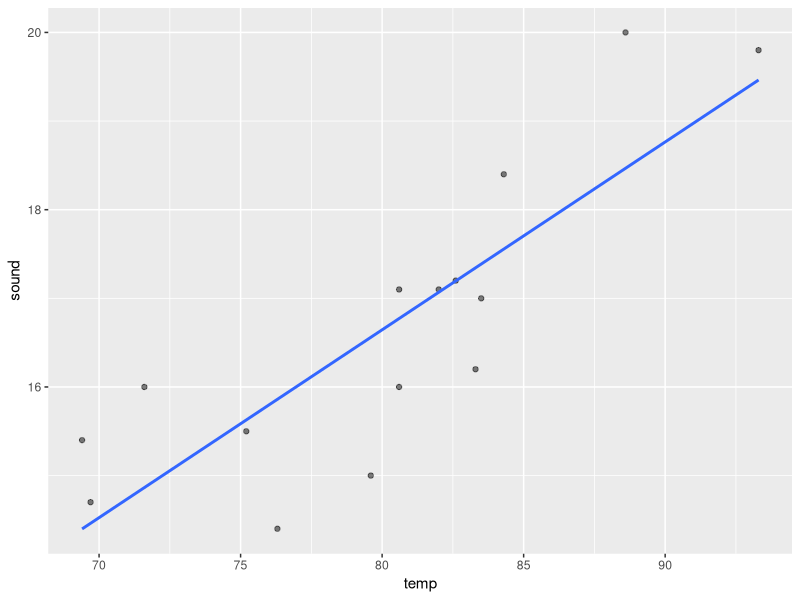
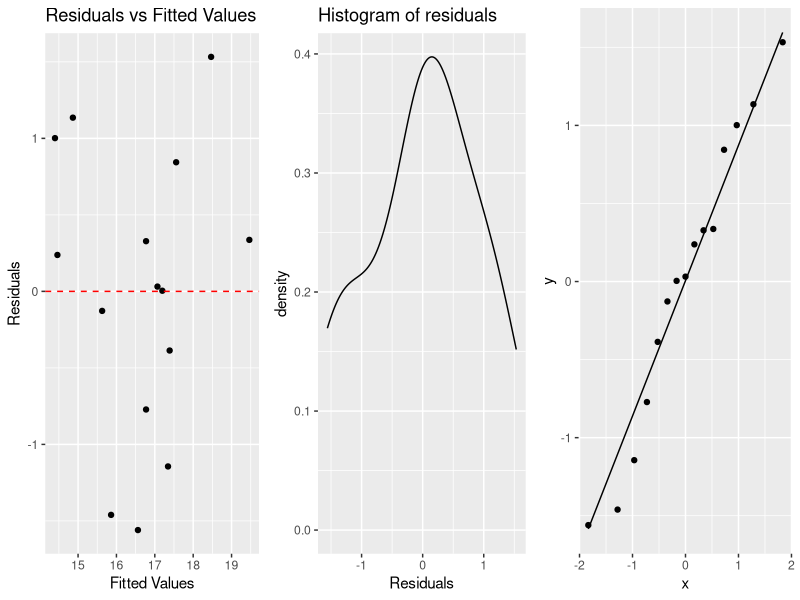

Here is the R script that generated these plots, in order:
## ---- chunk 1
library(tidyverse)
library(ggplot2)
library(readxl)
library(broom)
library(gridExtra)

cricket <- read_excel("data/cricket_temp.xlsx")
names(cricket)[1] <- "sound"
names(cricket)[2] <- "temp"
## ---- chunk 2
cor <- cricket %>% 
  summarise(r=cor(sound, temp)) %>% 
  pull(r)
cor
## ---- chunk 3
ggplot(cricket, aes(x=temp, y=sound))+
  geom_point(alpha=0.5)+
  geom_smooth(method = "lm", se=F)
## ---- chunk 4
lm <- lm(sound~temp, data=cricket)
lm.table <- augment(lm) #can visualize all the residuals in a table form
## ---- chunk 5
lm.sd <- lm.table %>% 
  summarize(sound.sd=sd(sound), temp.sd=sd(temp), cor=cor(sound, temp)) %>% 
  mutate(slope=(sound.sd/temp.sd)*cor) #Slope = 0.211
## ---- chunk 6
a <- ggplot(lm.table, aes(x=.fitted, y=.resid))+
  geom_point()+
  geom_hline(yintercept = 0, linetype="dashed", color="red")+
  labs(title="Residuals vs Fitted Values", x="Fitted Values", y="Residuals")
b <- ggplot(lm.table, aes(x=.resid))+
  geom_density()+
  labs(title="Histogram of residuals", x="Residuals") #geom_density can also be added
c <- ggplot(lm.table, aes(sample=.resid))+
  stat_qq()+
  stat_qq_line()
grid.arrange(a, b, c, ncol=3)
## ---- chunk 7
summary(lm)
## ---- chunk 8
anova(lm)
